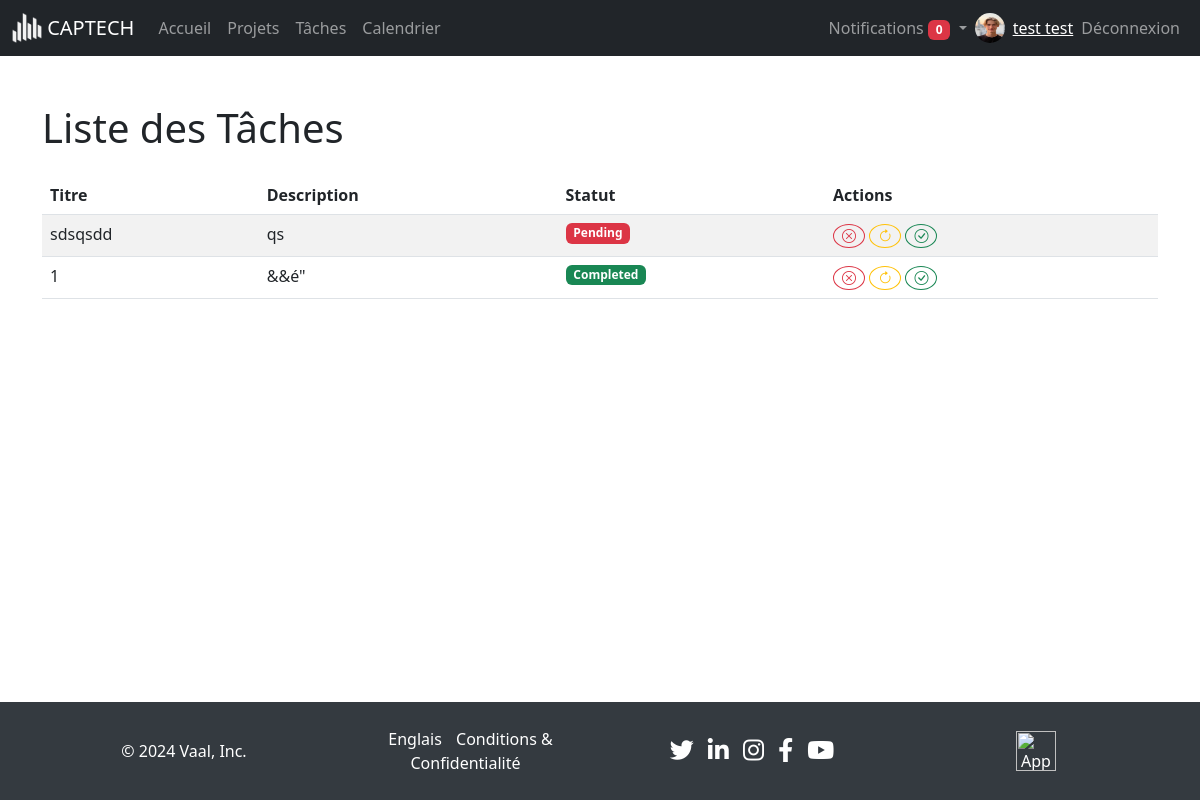
The page /views/tasks/view.php (signed in) on the database as committed earlier.
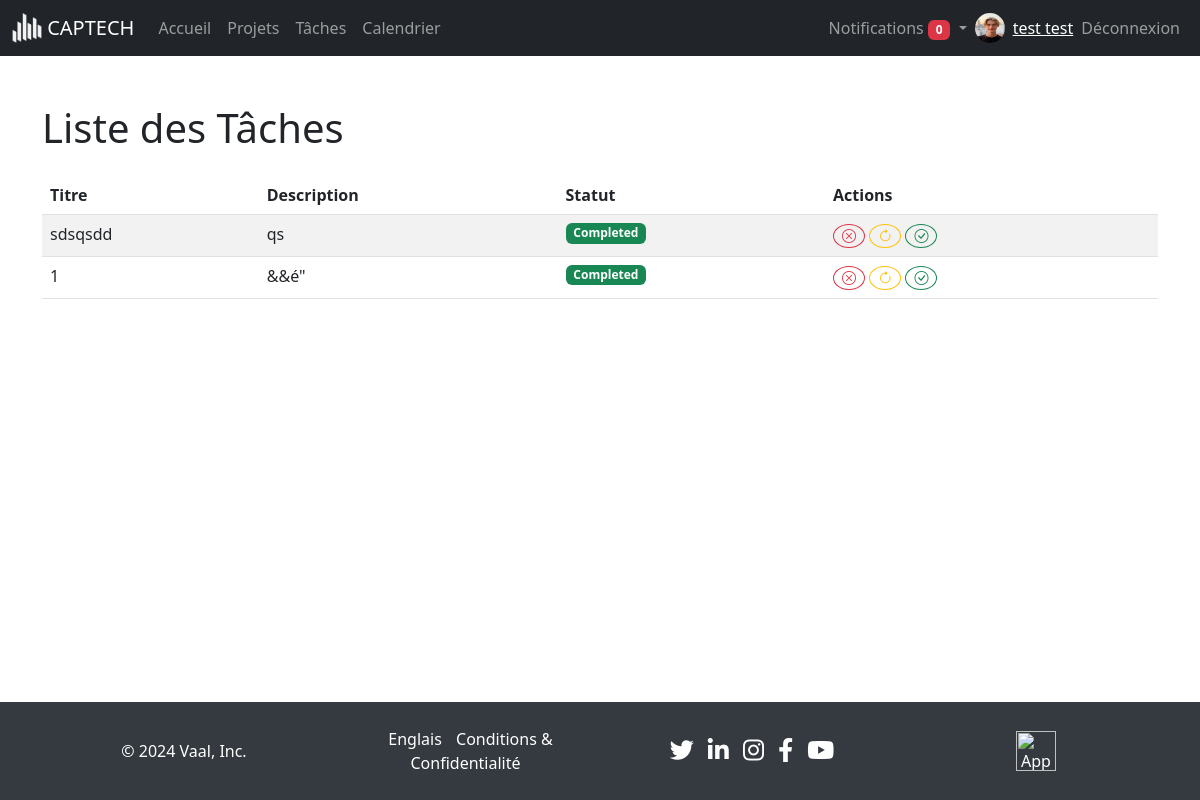
The same page on the database as committed later.
### tables this page shows
CREATE TABLE `tasks` (
  `id` int(11) NOT NULL,
  `title` varchar(100) NOT NULL,
  `description` text DEFAULT NULL,
  `status` enum('pending','in_progress','completed') NOT NULL DEFAULT 'pending',
  `start_date` date DEFAULT NULL,
  `end_date` date DEFAULT NULL,
  `project_id` int(11) DEFAULT NULL,
  `assignee_id` int(11) DEFAULT NULL
);

### views/tasks/view.php (the view, shortened to what this page needs)
<?php
include '../../includes/navbar.php';
$user_id = $_SESSION['user_id'];
$user_role = isset($_SESSION['user_role']) ? $_SESSION['user_role'] : '';
try {
    if ($user_role === 'admin') {
        $projectsStmt = $pdo->query("SELECT id, title, description, end_date FROM Projects");
    } else {
        $projectsStmt = $pdo->prepare("
            SELECT Projects.id, Projects.title, Projects.description, Projects.end_date
            FROM Projects
            JOIN User_Team ON Projects.id = User_Team.project_id
            WHERE User_Team.user_id = ?
        ");
        $projectsStmt->execute([$user_id]);
    }
    $projects = $projectsStmt->fetchAll();
    $tasks = [];
    foreach ($projects as $project) {
        $tasksStmt = $pdo->prepare("SELECT * FROM Tasks WHERE project_id = ?");
        $tasksStmt->execute([$project['id']]);
        $projectTasks = $tasksStmt->fetchAll();
        $tasks = array_merge($tasks, $projectTasks);
    }
} catch (PDOException $e) {
    echo "Erreur : " . $e->getMessage();
    exit;
}
?>
<!DOCTYPE html>
<html lang="fr">
<head>
    <link href="https://cdn.jsdelivr.net/npm/bootstrap@5.3.3/dist/css/bootstrap.min.css" rel="stylesheet">
    <link href="https://cdnjs.cloudflare.com/ajax/libs/bootstrap-icons/1.8.1/font/bootstrap-icons.min.css" rel="stylesheet">
</head>
<body>
<div class="container mt-5">
    <h1 class="mb-4">Liste des Tâches</h1>
    <table class="table table-striped">
        <thead>
            <tr>
                <th>Titre</th>
                <th>Description</th>
                <th>Statut</th>
                <th>Actions</th>
            </tr>
        </thead>
        <tbody>
            <?php if (!empty($tasks)): ?>
                <?php foreach ($tasks as $task): ?>
                    <tr>
                        <td><?php echo htmlspecialchars($task['title']); ?></td>
                        <td><?php echo htmlspecialchars($task['description']); ?></td>
                        <td>
                            <?php if ($task['status'] == 'pending'): ?>
                                <span class="badge bg-danger">Pending</span>
                            <?php elseif ($task['status'] == 'in_progress'): ?>
                                <span class="badge bg-warning text-dark">In Progress</span>
                            <?php elseif ($task['status'] == 'completed'): ?>
                                <span class="badge bg-success">Completed</span>
                            <?php endif; ?>
                        </td>
                        <td>
                            <form method="post" class="d-inline">
                                <button type="submit" name="status" value="pending" class="btn btn-outline-danger btn-sm rounded-circle" title="Pending">
                                    <i class="bi bi-x-circle"></i>
                                </button>
                            </form>
                            <form method="post" class="d-inline">
                                <button type="submit" name="status" value="in_progress" class="btn btn-outline-warning btn-sm rounded-circle" title="In Progress">
                                    <i class="bi bi-arrow-clockwise"></i>
                                </button>
                            </form>
                            <form method="post" class="d-inline">
                                <button type="submit" name="status" value="completed" class="btn btn-outline-success btn-sm rounded-circle" title="Completed">
                                    <i class="bi bi-check-circle"></i>
                                </button>
                            </form>
                        </td>
                    </tr>
                <?php endforeach; ?>
            <?php else: ?>
                <tr>
                    <td colspan="4" class="text-center">Aucune tâche trouvée.</td>
                </tr>
            <?php endif; ?>
        </tbody>
    </table>
</div>
<?php include '../../includes/footer.php'; ?>
</body>
</html>

Rows that differ between the two databases and show on the page:
changed tasks "sdsqsdd": status "Pending" → "Completed"
